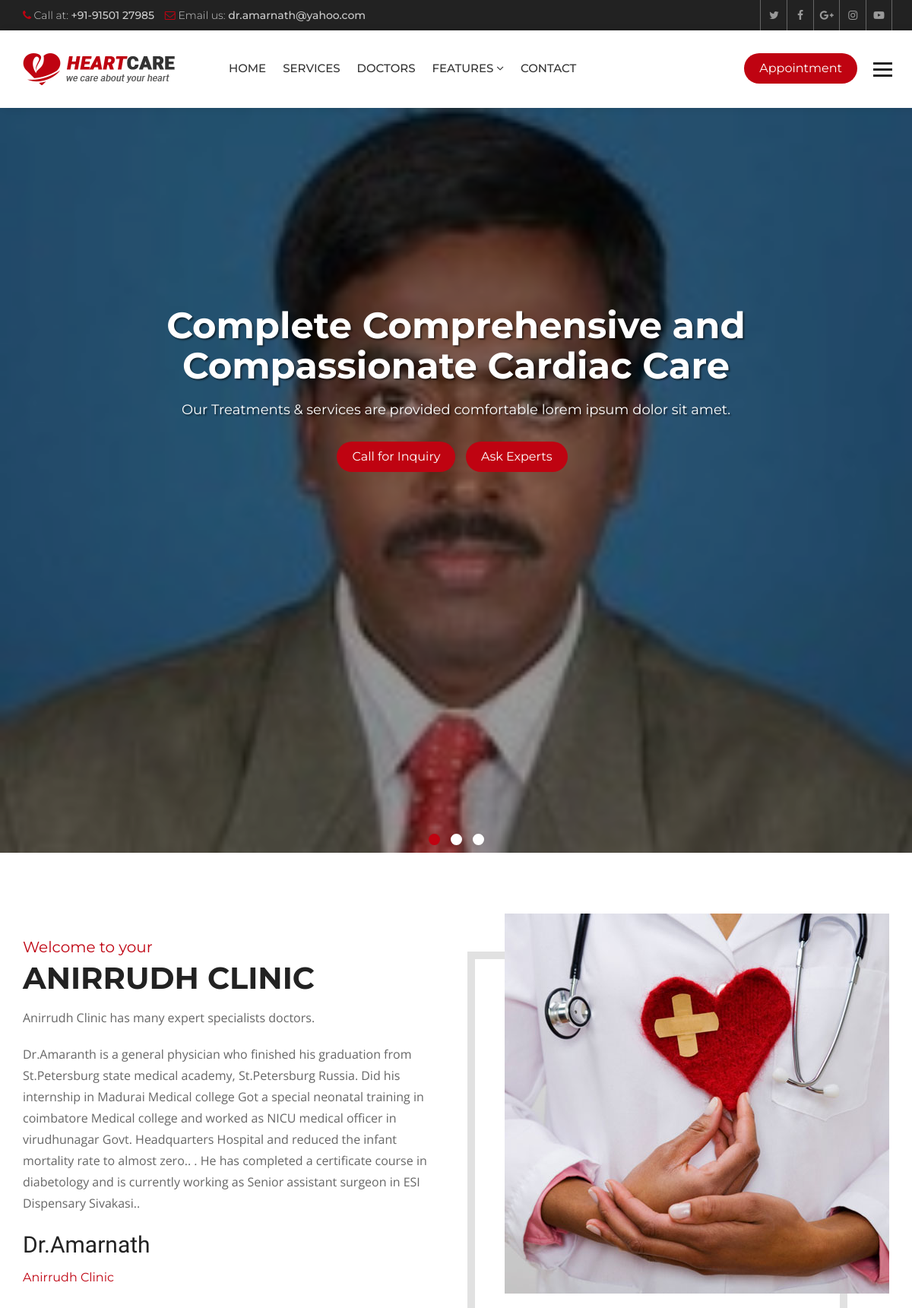
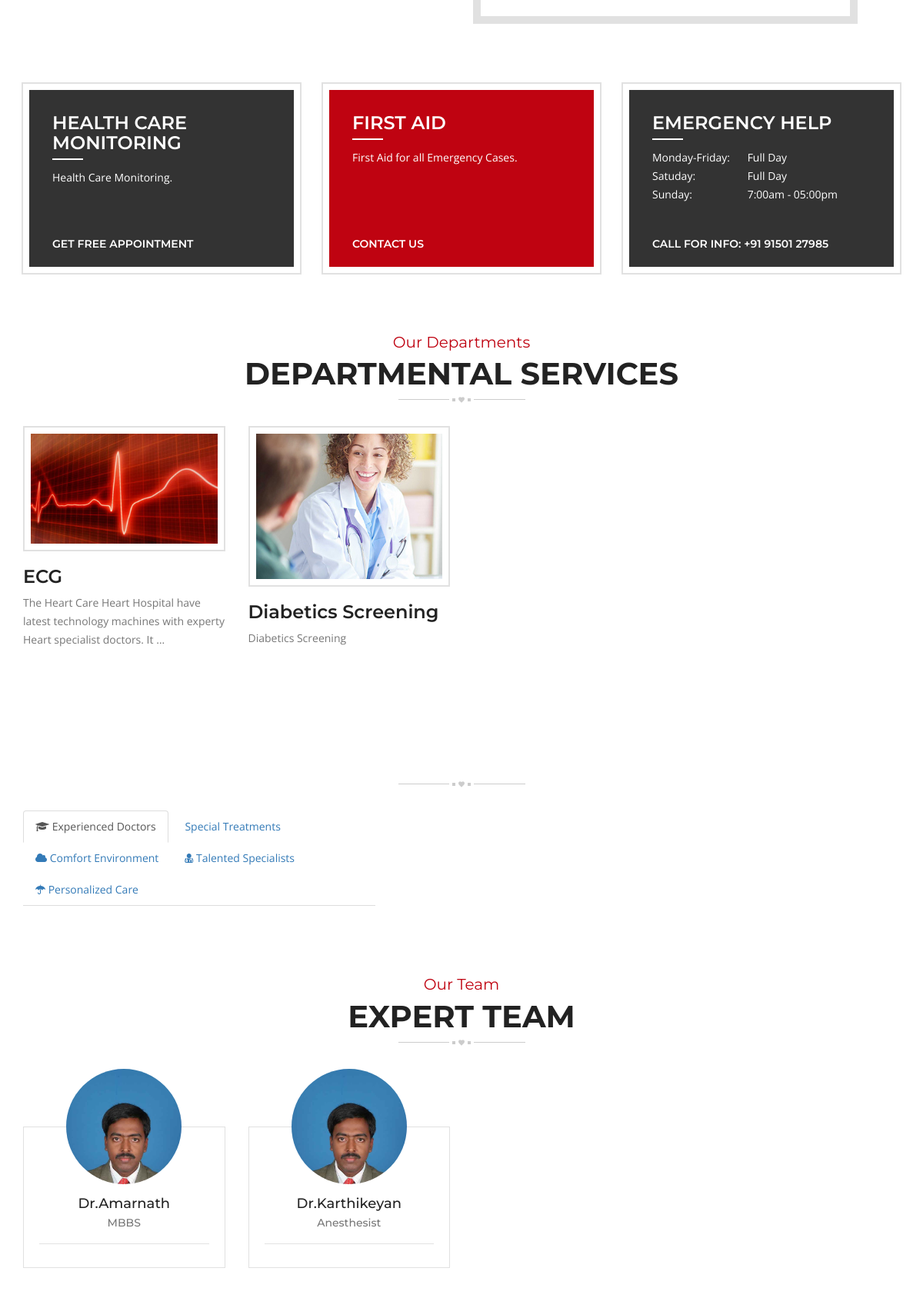
The page / (upper part) on the database its author committed (2 pictures, top to bottom).
### hospital/models.py (models this page shows, shortened)
class Slider(models.Model):
    caption = models.CharField(max_length=150)
    slogan = models.CharField(max_length=120)
    image = models.ImageField(upload_to='sliders/')
    class Meta:
        verbose_name_plural = 'Slider'

class Service(models.Model):
    title = models.CharField(max_length=120)
    description = models.TextField()
    items = models.ManyToManyField(to='Item',)
    thumbnail = models.ImageField(upload_to='services/')
    cover = models.ImageField(upload_to='services/')
    image1 = models.ImageField(upload_to='services/', blank=True, null=True)
    image2 = models.ImageField(upload_to='services/', blank=True, null=True)

class Doctor(models.Model):
    name = models.CharField(max_length=120)
    speciality = models.CharField(max_length=120)
    picture = models.ImageField(upload_to="doctors/")
    details = models.TextField()
    experience = models.TextField()
    expertize = models.ManyToManyField(to='Expertize', related_name='doctors')
    twitter = models.CharField(max_length=120, blank=True, null=True)
    facebook = models.CharField(max_length=120, blank=True, null=True)
    instagram = models.CharField(max_length=120, blank=True, null=True)

### hospital/views.py (the view)
# urls.py: path('', views.HomeView.as_view(), name='index'),
class HomeView(ListView):
    template_name = 'hospital/index.html'
    queryset = Service.objects.all()
    context_object_name = 'services'
    def get_context_data(self, **kwargs):
        context = super().get_context_data()
        context['sliders'] = Slider.objects.all()
        context['experts'] = Doctor.objects.all()
        return context

### hospital/context_processors.py (called while the page is built)
def footer_content(request):
    services = Service.objects.all()
    doctors = Doctor.objects.all()
    context = {
        'services': services,
        'doctors': doctors
    }
    return context

### templates/hospital/index.html (shortened to what this page needs)
{% extends 'base.html' %}
{% load static %}
{% block maincontent %}
<div class="main-content">
  <section class="welcome-section">
    <div class="container">
      <div class="row">
        <div class="welcome-box">
          <div class="col-md-6 col-sm-6">
            <div class="welcome-text">
              <div class="sectio-title-2"> <strong>Welcome to your</strong>
                <h2>Anirrudh Clinic</h2>
              </div>
              <p> Anirrudh Clinic has many expert specialists
                doctors.</p>
              <p>Dr.Amaranth is a general physician who finished his graduation from St.Petersburg state medical academy, St.Petersburg Russia.
				Did his internship in Madurai Medical college Got a special neonatal training in coimbatore Medical college and worked as NICU medical officer in virudhunagar Govt. Headquarters Hospital and reduced the infant mortality rate to almost zero.. .
				He has completed a certificate course in diabetology and  is currently working as Senior assistant surgeon in ESI Dispensary Sivakasi..</p>
              <strong class="signature">Dr.Amarnath</strong>
              <h6 class="designation">Anirrudh Clinic</h6>
            </div>
          </div>
          <div class="col-md-6 col-sm-6">
            <div class="welcome-img"> <img src="{% static 'Healthcare/images/welcome.jpg' %}" alt=""> </div>
          </div>
        </div>
      </div>
    </div>
  </section>
  <section class="home-features">
    <div class="container">
      <div class="row">
        <div class="col-md-4 col-sm-4">
          <div class="features-box">
            <h3>Health Care Monitoring</h3>
            <p>Health Care Monitoring.</p>
            <a href="appointment.html">Get Free Appointment</a>
          </div>
        </div>
        <div class="col-md-4 col-sm-4">
          <div class="features-box selected">
            <h3>First Aid</h3>
            <p>First Aid for all Emergency Cases.</p>
            <a href="contact-2.html">Contact Us</a>
          </div>
        </div>
        <div class="col-md-4 col-sm-4">
          <div class="features-box">
            <h3>Emergency Help</h3>
            <p><span>Monday-Friday:</span> Full Day<br>
              <span>Satuday:</span> Full Day<br>
              <span>Sunday:</span> 7:00am - 05:00pm<br>
            </p>
            <a href="#">Call for Info: +91
                  91501 27985</a>
          </div>
        </div>
      </div>
    </div>
  </section>
  <section class="home-services">
    <div class="container">
      <div class="row">
        <div class="col-md-12">
          <div class="section-title-3"> <strong>Our Departments</strong>
            <h2>Departmental Services</h2>
          </div>
        </div>
        <div class="col-md-12">
          <div class="service-style-1">
            <div class="row">
              {% for service in services %}
              <div class="col-md-3 col-sm-3">
                <div class="service-box">
                  <div class="ser-thumb">  <img src="{{ service.thumbnail.url }}"
                      alt="">
                  </div>
                  <div class="ser-content">
                    <h3><a href="{% url 'service_details' service.id %}">{{ service.title }}</a></h3>
                    <p>{{ service.description|truncatewords:15 }}</p>
                  </div>
                </div>
              </div>
              {% endfor %}
            </div>
          </div>
        </div>
      </div>
    </div>
  </section>
  <section class="Health-care-services">
    <div class="container">
      <div class="row">
        <div class="col-md-12">
          <div class="section-title-3 white"> <strong>Our Core</strong>
            <h2>Expert Services</h2>
          </div>
        </div>
        <div class="col-md-5 col-sm-5">
          <ul class="nav nav-tabs" role="tablist">
            <li role="presentation" class="active"><a href="#service-1" aria-controls="service-1" role="tab"
                data-toggle="tab"> <i class="fa fa-graduation-cap"></i> Experienced Doctors</a></li>
            <li role="presentation"><a href="#service-2" aria-controls="service-2" role="tab" data-toggle="tab">  Special Treatments</a></li>
            <li role="presentation"><a href="#service-3" aria-controls="service-3" role="tab" data-toggle="tab"> <i
                  class="fa fa-cloud"></i> Comfort Environment</a></li>
            <li role="presentation"><a href="#service-4" aria-controls="service-4" role="tab" data-toggle="tab"> <i
                  class="fa fa-user-md"></i> Talented Specialists</a></li>
            <li role="presentation"><a href="#service-6" aria-controls="service-6" role="tab" data-toggle="tab"> <i
                  class="fa fa-umbrella"></i> Personalized Care</a></li>
          </ul>
        </div>
        <div class="col-md-7 col-sm-7">
          <div class="tab-content">
            <div role="tabpanel" class="tab-pane active" id="service-1">
              <div class="ser-tab-text">
                <h3>Experienced Doctors</h3>
                <p> <i class="fa fa-graduation-cap"></i> Experienced Doctors to care for Patients </p>
                <ul>
                  <li><i class="fa fa-check"></i> Experienced Doctors to care for Patients.</li>
                </ul>
              </div>
            </div>
          </div>
        </div>
      </div>
    </div>
  </section>
  <section class="team">
    <div class="container">
      <div class="row">
        <div class="section-title-3"> <strong>Our Team</strong>
          <h2>Expert Team</h2>
        </div>
      </div>
      <div class="row">
        {% for doctor in experts|slice:':4' %}
        <div class="col-md-3 col-sm-6">
          <div class="team-box mb50">
            <div class="team-thumb">  <img src="{{ doctor.picture.url }}" alt=""></div>
            <div class="team-text">
              <h5><a href="{% url 'doctor_details' doctor.id %}">{{ doctor.name }}</a></h5>
              <strong>{{ doctor.speciality }}</strong>
              <ul class="team-social">
              </ul>
            </div>
          </div>
        </div>
        {% endfor %}
      </div>
    </div>
  </section>
</div>
{% endblock maincontent %}

### templates/partials/_slider.html
{% load static %}
<div class="main-slider">
    <div id="main-slider" class="owl-carousel owl-theme">
      {% for slider in sliders %}
      <div class="item">
          <div class="slide-caption slide-2">
            <div class="container">
              <h1>{{ slider.caption }}</h1>
              <p>{{ slider.slogan }}</p>
              <a class="btn-1" href="#">Call for Inquiry</a> <a class="btn-1" href="#">Ask Experts</a>
            </div>
          </div>
          <span class="simg"><img src="{{ slider.image.url }}" alt=""></span>
        </div>
      {% endfor %}
    </div>
  </div>

### heartcare/static/heartcare/css/color.css (style rules this page uses)
.site-header .navbar-default .navbar-nav > li > a:hover, .site-header .navbar-default .navbar-nav > .active > a, .site-header .navbar-default .navbar-nav > .active > a:focus, .site-header .navbar-default .navbar-nav > .active > a:hover, .site-header .navbar-default .navbar-nav > .open > a, .site-header .navbar-default .navbar-nav > .open > a:focus, .site-header .navbar-default .navbar-nav > .open > a:hover, .main-slider .owl-theme .owl-dots .owl-dot.active span, .main-slider .owl-theme .owl-dots .owl-dot:hover span, .site-header .navbar-nav > li > a.appoint, .site-header .navbar-nav > li > a.nav-search, .btn-1, .site-header .dropdown-menu > li > a:after, .app-form input[type="submit"], .header-style-two .nav-area, .learn-more, .play:hover, .cp-tabs .nav-tabs > li.active > a, .cp-tabs .nav-tabs > li.active > a:focus, .cp-tabs .nav-tabs > li.active > a:hover, .site-header .head-search .btn.btn-default, .main-slider .owl-theme .owl-dots .owl-dot.active span, .main-slider .owl-theme .owl-dots .owl-dot:hover span, .service-box-2:after, .Heart-box:hover .v-icon, .Heart-box:hover .v-text, .post-date, .team-two .team-social li a, .team-two .team-box .team-text:after, .book-appointment-widget a, .cp-pagination .pagination > li > a:hover, .cp-pagination .pagination > li > span:hover, .book-app, .submit-btn, .news-thumb .date, .newsletter-form button, .news-detail blockquote, .comment-form input[type="submit"], .pro-hover a, .review-form input[type="submit"], .related-products .owl-dots .owl-dot.active span, .related-products .owl-dots .owl-dot:hover span, .heart-care-services .nav-tabs>li.active>a, .heart-care-services .nav-tabs>li.active>a:focus, .heart-care-services .nav-tabs>li.active>a:hover, .heart-care-services .nav-tabs>li>a:hover, .services-nav h3, .site-header .dropdown-menu > li > a:hover, .features-box:hover, .features-box.selected, .footer .widget .rm, .home-testimonials .owl-theme .owl-dots .owl-dot.active span, .home-testimonials .owl-theme .owl-dots .owl-dot:hover span { background: #bf0311; }
.top-bar li .fa, .top-social a:hover, .view, .services-list .service h3 a:hover, .service-style-1 .service-box .ser-content h3 a:hover, .faqs .panel-default > .panel-heading h4 a, .faqs .panel-default > .panel-heading a::after, .team-text h5 a:hover, .section-title-3 strong, .post-text > h5 a:hover, .read-more:hover, .widget address .icon, .footer .widget a:hover, .footer-cr p strong, .footer-social a:hover, .post-meta li, .post-meta li:after, .post-meta li a, .header-service-area .icon, .header-service-area strong, .section-title-1 strong, .section-title-1 h2, .sectio-title-2 strong, .welcome-text .designation, .Heart-box .v-icon, .phone-icon, .services-nav .side-nav li:hover a, .services-nav .side-nav li.active a, .gallery-thumb .hover-info a, .archives li:before, .search-form button, .date-time, .right-404 strong, .prices, .review .fa, .login-social li, .login-social li a, .heart-care-services .nav-tabs>li>a { color: #bf0311; }

### rows shown on the page
Slider: caption "Complete Comprehensive and Compassionate Cardiac Care", slogan "Our Treatments & services are provided comfortable lorem ipsum dolor sit amet.", image (picture)
Service: thumbnail (picture), title "ECG", description "The Heart Care Heart Hospital have latest technology machines with experty Heart specialist doctors. It …"
Service: thumbnail (picture), title "Diabetics Screening", description "Diabetics Screening"
Doctor: picture (picture), name "Dr.Amarnath", speciality "MBBS"
Doctor: picture (picture), name "Dr.Karthikeyan", speciality "Anesthesist"
